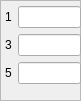
         <widget class="QFrame" name="frame_19">
          <property name="geometry">
           <rect>
            <x>10</x>
            <y>424</y>
            <width>81</width>
            <height>101</height>
           </rect>
          </property>
          <property name="frameShape">
           <enum>QFrame::StyledPanel</enum>
          </property>
          <property name="frameShadow">
           <enum>QFrame::Raised</enum>
          </property>
          <widget class="QWidget" name="formLayoutWidget_7">
           <property name="geometry">
            <rect>
             <x>5</x>
             <y>6</y>
             <width>76</width>
             <height>95</height>
            </rect>
           </property>
           <layout class="QFormLayout" name="formLayout_7">
            <item row="0" column="0">
             <widget class="QLabel" name="label_88">
              <property name="text">
               <string>1</string>
              </property>
             </widget>
            </item>
            <item row="0" column="1">
             <widget class="QLineEdit" name="Edit_left_joint_1"/>
            </item>
            <item row="1" column="0">
             <widget class="QLabel" name="label_89">
              <property name="text">
               <string>3</string>
              </property>
             </widget>
            </item>
            <item row="1" column="1">
             <widget class="QLineEdit" name="Edit_left_joint_3"/>
            </item>
            <item row="2" column="0">
             <widget class="QLabel" name="label_90">
              <property name="text">
               <string>5</string>
              </property>
             </widget>
            </item>
            <item row="2" column="1">
             <widget class="QLineEdit" name="Edit_left_joint_5"/>
            </item>
           </layout>
          </widget>
         </widget>
